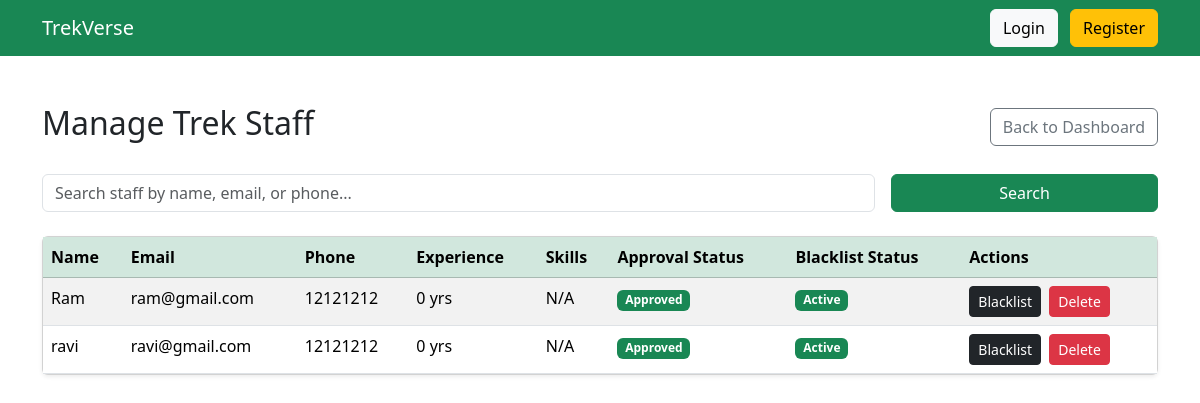
Screenshot of /admin/staff (signed in) with the database file from the repository.
### models.py (models this page shows)
class User(db.Model):
    __tablename__ = "users"
    id = db.Column(db.Integer, primary_key=True)
    name = db.Column(db.String(100), nullable=False)
    email = db.Column(db.String(120), unique=True, nullable=False)
    password = db.Column(db.String(255), nullable=False)
    phone = db.Column(db.String(15))
    role = db.Column(db.String(20), nullable=False)
    approved = db.Column(db.Boolean, default=False)
    blacklisted = db.Column(db.Boolean, default=False)
    experience_years = db.Column(db.Integer, default=0)
    skills = db.Column(db.String(255), default="")
    bio = db.Column(db.Text, default="")
    created_at = db.Column(db.DateTime, default=datetime.utcnow)
    managed_treks = db.relationship(
        "Trek",
        backref="staff",
        lazy=True
    )
    bookings = db.relationship(
        "Booking",
        backref="user",
        lazy=True
    )

### routes.py (the view)
    @app.route("/admin/staff")
    def admin_staff():
        if "user_id" not in session or session["role"] != "admin":
            return "Access Denied"
        q = request.args.get("q", "")
        if q:
            staff = User.query.filter(
                User.role == "staff",
                (User.name.like(f"%{q}%") | User.email.like(f"%{q}%") | User.phone.like(f"%{q}%"))
            ).all()
        else:
            staff = User.query.filter_by(role="staff").all()
        return render_template("admin/staff.html", staff=staff, q=q)

### templates/admin/staff.html (shortened to what this page needs)
{% extends "base.html" %}
{% block content %}
<div class="d-flex justify-content-between align-items-center mb-4">
    <h2>Manage Trek Staff</h2>
    <a href="/admin/dashboard" class="btn btn-outline-secondary">Back to Dashboard</a>
</div>
<form method="GET" action="/admin/staff" class="row g-3 mb-4">
    <div class="col-md-9">
        <input type="text" name="q" class="form-control" placeholder="Search staff by name, email, or phone..." value="{{ q or '' }}">
    </div>
    <div class="col-md-3">
        <button type="submit" class="btn btn-success w-100">Search</button>
    </div>
</form>
<div class="card shadow-sm">
    <div class="card-body p-0">
        <table class="table table-striped table-hover mb-0">
            <thead class="table-success">
                <tr>
                    <th>Name</th>
                    <th>Email</th>
                    <th>Phone</th>
                    <th>Experience</th>
                    <th>Skills</th>
                    <th>Approval Status</th>
                    <th>Blacklist Status</th>
                    <th>Actions</th>
                </tr>
            </thead>
            <tbody>
                {% for member in staff %}
                <tr>
                    <td>{{ member.name }}</td>
                    <td>{{ member.email }}</td>
                    <td>{{ member.phone or 'N/A' }}</td>
                    <td>{{ member.experience_years or 0 }} yrs</td>
                    <td>{{ member.skills or 'N/A' }}</td>
                    <td>
                        {% if member.approved %}
                        <span class="badge bg-success">Approved</span>
                        {% else %}
                        <span class="badge bg-warning text-dark">Pending Approval</span>
                        {% endif %}
                    </td>
                    <td>
                        {% if member.blacklisted %}
                        <span class="badge bg-danger">Blacklisted</span>
                        {% else %}
                        <span class="badge bg-success">Active</span>
                        {% endif %}
                    </td>
                    <td>
                        <a href="/admin/user/toggle_blacklist/{{ member.id }}?from=staff" class="btn btn-sm {% if member.blacklisted %}btn-warning{% else %}btn-dark{% endif %} me-1">
                            {% if member.blacklisted %}Unblacklist{% else %}Blacklist{% endif %}
                        </a>
                        <form action="/admin/user/delete/{{ member.id }}?from=staff" method="POST" class="d-inline" onsubmit="return confirm('Are you sure you want to delete this staff member?');">
                            <button type="submit" class="btn btn-sm btn-danger">Delete</button>
                        </form>
                    </td>
                </tr>
                {% else %}
                <tr>
                    <td colspan="8" class="text-center py-4">No staff members found.</td>
                </tr>
                {% endfor %}
            </tbody>
        </table>
    </div>
</div>
{% endblock %}

### rows the page displays
User: name "Ram", email "ram@gmail.com", phone "12121212", experience_years "0", skills "N/A", approved "Approved", blacklisted "Active"
User: name "ravi", email "ravi@gmail.com", phone "12121212", experience_years "0", skills "N/A", approved "Approved", blacklisted "Active"
